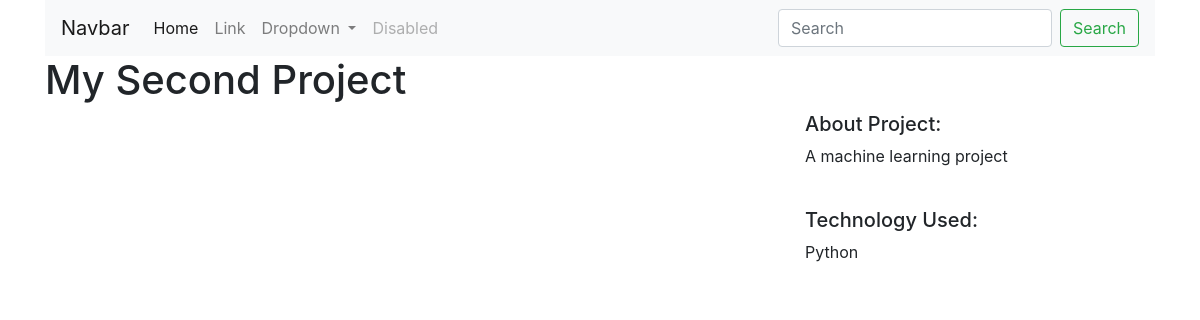
The app's page /projects/2/ with its own data.
### projects/models.py (models this page shows, shortened)
class Project(models.Model):
    title=models.CharField(max_length=100)
    description=models.TextField()
    technology=models.TextField()
    image=models.FilePathField(path="/img")

### projects/views.py (the view)
# urls.py: path('<int:pk>/',views.project_detail,name='project_detail')
def project_detail(request,pk):
    project=Project.objects.get(pk=pk)
    context={
    'project':project
    }
    return render(request,'detail.html',context)

### projects/templates/projects/detail.html (shortened to what this page needs)
{% extends "base.html" %}
{% load static %}
{% block content %}
<h1>{{project.title}}</h1>
<div class="row">
  <div class="col-md-8">
  </div>
  <div class="col-md-4">
    <h5>About Project:</h5>
    <p>{{project.description}}</p>
    <br>
    <h5>Technology Used:</h5>
    <p>{{project.technology}}</p>
  </div>
</div>
{% endblock%}

### records on screen
Project: title "My Second Project", description "A machine learning project", technology "Python"
